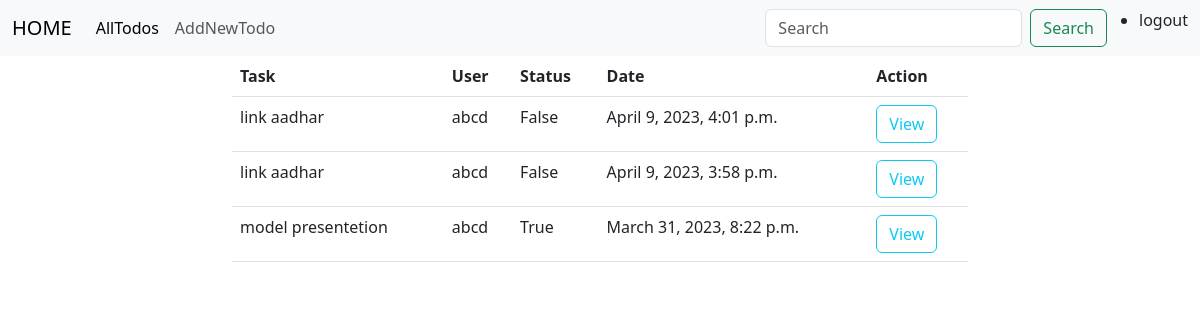
Screenshot of /todos/all/ (signed in) with the database file from the repository.
### todo/models.py (models this page shows, shortened)
class Task(models.Model):
    task_name=models.CharField(max_length=200)
    user=models.ForeignKey(User,on_delete=models.CASCADE)
    status=models.BooleanField(default=False)
    created_date=models.DateTimeField(auto_now_add=True)

### todo/views.py (the view)
# urls.py: path('todos/all/',views.TaskListView.as_view(),name="todo-list"),
@method_decorator(sign_required,name="dispatch")
class TaskListView(ListView):
    model=Task
    template_name="todo-list.html"
    context_object_name="tasks"
    def get_queryset(self):
        return Task.objects.filter(user=self.request.user).order_by("-created_date")

### todo/views.py (called while the page is built)
def sign_required(fn):
    def wrapper(request,*args,**kwargs):
        if not request.user.is_authenticated:
            messages.error(request,"you must logged in to perform this action !!!")
            return redirect("signin")
        return fn(request,*args,**kwargs)
    return wrapper

### todo/templates/todo-list.html (shortened to what this page needs)
{%extends 'base.html'%}
{%block body_block%}
<div class="row">
    <div class="col-2"></div>
    <div class="col-8">
        <table class="table table-stripped">
            <tr>
                <th>Task</th>
                <th>User</th>
                <th>Status</th>
                <th>Date</th>
                <th>Action</th>
            </tr>
            {%for t in tasks%}
                <tr>
                    <td>
                        {{t.task_name}}
                    </td>
                    <td>
                        {{t.user}}
                    </td>
                    <td>
                        {{t.status}}
                    </td>
                    <td>
                        {{t.created_date}}
                    </td>
                    <td>
                        <a href="{%url 'todo-detail'  t.id %}" class="btn btn-outline-info">View</a>
                    </td>
                </tr>
            {%endfor%}
        </table>
    </div>
    <div class="col-2"></div>
</div>
{%endblock%}

### todo/templates/base.html (shortened to what this page needs)
<!DOCTYPE html>
<html lang="en">
<head>
    <link href="https://cdn.jsdelivr.net/npm/bootstrap@5.3.0-alpha2/dist/css/bootstrap.min.css" rel="stylesheet">
</head>
<body>
    <nav class="navbar navbar-expand-lg bg-body-tertiary">
        <div class="container-fluid">
          <a class="navbar-brand" href="{%url 'index'%}">HOME</a>
          <div class="collapse navbar-collapse" id="navbarSupportedContent">
            <ul class="navbar-nav me-auto mb-2 mb-lg-0">
              <li class="nav-item">
                <a class="nav-link active" aria-current="page" href="{%url 'todo-list'%}">AllTodos</a>
              </li>
              <li class="nav-item">
                <a class="nav-link" href="{%url 'todo-add'%}">AddNewTodo</a>
              </li>
            </ul>
            <form class="d-flex" role="search">
              <input class="form-control me-2" type="search" placeholder="Search" aria-label="Search">
              <button class="btn btn-outline-success" type="submit">Search</button>
            </form>
            <ul>
              <li class="nav-item">
                <a class="nav-link" href="{%url 'signout'%}">logout</a>
              </li>
            </ul>
          </div>
        </div>
      </nav>
      <div class="container">
        {%block body_block%}
        {%endblock%}
      </div>
</body>
</html>

### rows the page displays
Task: task_name "link aadhar", user "abcd", status "False", created_date "April 9, 2023, 4:01 p.m."
Task: task_name "link aadhar", user "abcd", status "False", created_date "April 9, 2023, 3:58 p.m."
Task: task_name "model presentetion", user "abcd", status "True", created_date "March 31, 2023, 8:22 p.m."
